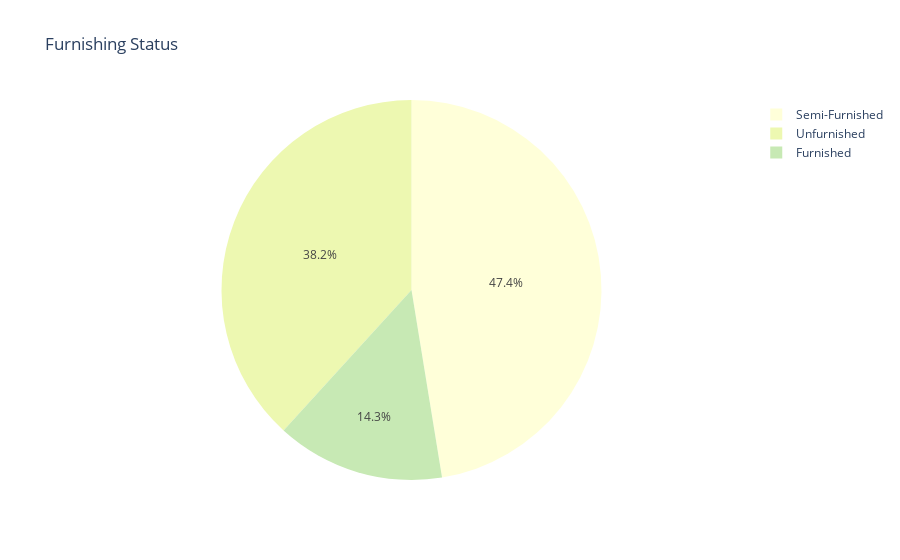

Source (notebook cell):
### Code cell
#Pie chart for Furnishing Status
figure = px.pie(house_rent_data, names='Furnishing Status', title='Furnishing Status',color_discrete_sequence=px.colors.sequential.YlGnBu)
figure.show()

### Figure 1 — Plotly figure (JSON) as saved in the notebook; plotly's stock layout.template omitted (floating-point values rounded to 4 significant figures; data arrays with more than 128 entries replaced by an {"elided": "..."} marker saying what was removed)
{"data": [{"domain": {"x": [0, 1], "y": [0, 1]}, "hovertemplate": "Furnishing Status=%{label}<extra></extra>", "labels": {"elided": "4746 str values"}, "legendgroup": "", "name": "", "showlegend": true, "type": "pie"}], "layout": {"legend": {"tracegroupgap": 0}, "piecolorway": ["rgb(255,255,217)", "rgb(237,248,177)", "rgb(199,233,180)", "rgb(127,205,187)", "rgb(65,182,196)", "rgb(29,145,192)", "rgb(34,94,168)", "rgb(37,52,148)", "rgb(8,29,88)"], "title": {"text": "Furnishing Status"}}}
